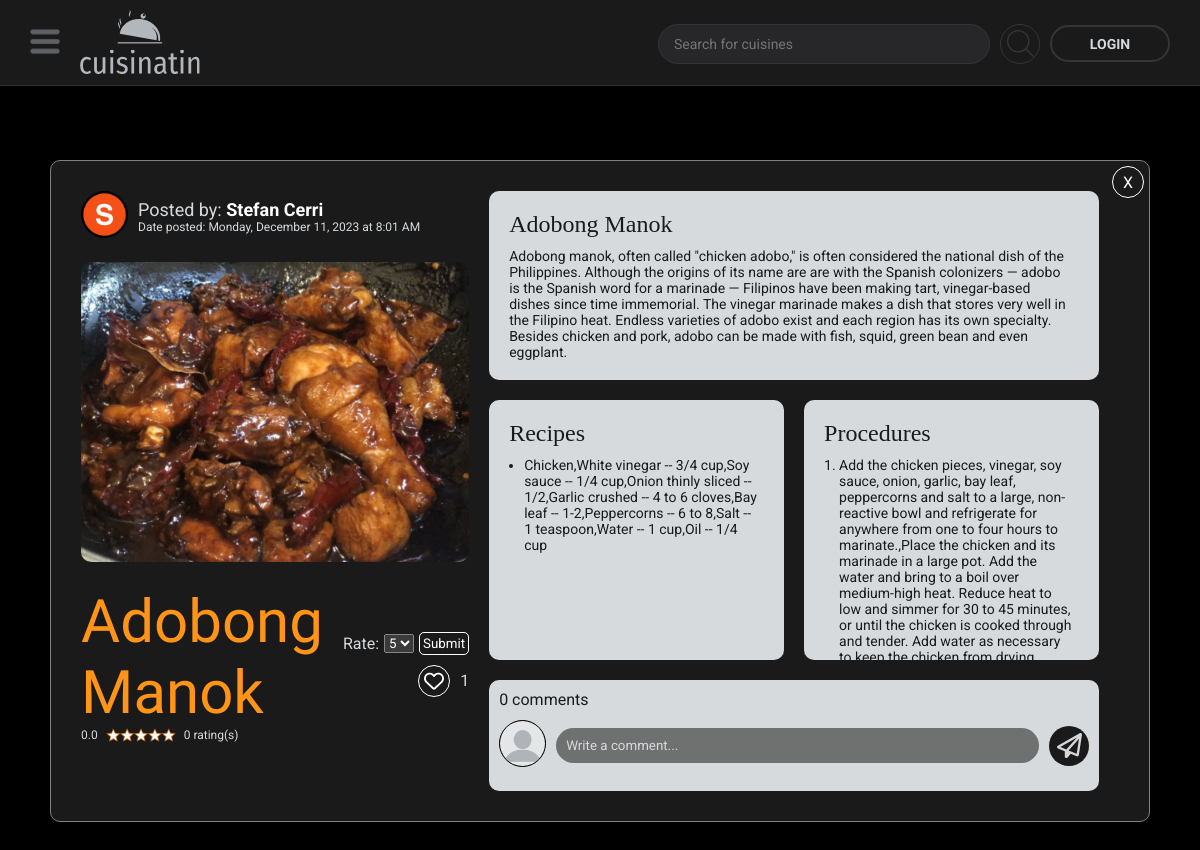
The app's page /webpages/posts.php?id=1 with its own data.
### tables this page shows
CREATE TABLE `users` (
  `user_id` int(11) NOT NULL,
  `first_name` varchar(100) NOT NULL,
  `last_name` varchar(100) NOT NULL,
  `email` varchar(150) NOT NULL,
  `password` varchar(255) NOT NULL,
  `gender` enum('Male','Female') DEFAULT NULL,
  `birthdate` date DEFAULT NULL,
  `province` varchar(255) DEFAULT NULL,
  `profile_pic` varchar(255) DEFAULT NULL,
  `about` text DEFAULT NULL,
  `sq1` enum('What was your childhood nickname?',' What is the first name of your bestfriend in high school?','In what city were you born?','What is the name of your favorite pet?','What is the name of the street where you grew up?','What is your mother''s maiden name?','What high school did you attend?','What is your date of birth?','Who is your favorite superhero?','What year did you enter college?','Set a code of your choice') NOT NULL,
  `sq2` enum('What was your childhood nickname?',' What is the first name of your bestfriend in high school?','In what city were you born?','What is the name of your favorite pet?','What is the name of the street where you grew up?','What is your mother''s maiden name?','What high school did you attend?','What is your date of birth?','Who is your favorite superhero?','What year did you enter college?','Set a code of your choice') NOT NULL,
  `sq3` enum('What was your childhood nickname?',' What is the first name of your bestfriend in high school?','In what city were you born?','What is the name of your favorite pet?','What is the name of the street where you grew up?','What is your mother''s maiden name?','What high school did you attend?','What is your date of birth?','Who is your favorite superhero?','What year did you enter college?','Set a code of your choice') NOT NULL,
  `sa1` varchar(100) NOT NULL,
  `sa2` varchar(100) NOT NULL,
  `sa3` varchar(100) NOT NULL,
  `likes` int(11) DEFAULT 0,
  `date_joined` datetime DEFAULT current_timestamp(),
  `access` enum('admin','default') DEFAULT 'default'
);

CREATE TABLE `cuisines` (
  `cuisine_id` int(11) NOT NULL,
  `author_id` int(11) NOT NULL,
  `cuisine_name` varchar(100) NOT NULL,
  `cuisine_description` text NOT NULL,
  `recipes` text NOT NULL,
  `procedures` text NOT NULL,
  `cuisine_type` enum('Filipino Main Dishes','Filipino Soups and Stews','Filipino Desserts') NOT NULL,
  `cuisine_image` varchar(255) NOT NULL,
  `likes` int(11) NOT NULL DEFAULT 0,
  `total_ratings` int(11) NOT NULL DEFAULT 0,
  `user_rate_count` int(11) NOT NULL DEFAULT 0,
  `date_posted` datetime NOT NULL DEFAULT current_timestamp()
);

### webpages/posts.php (the view, shortened to what this page needs)
<?php
  include_once ('./util/functions.php');
  $conn = connect();
  $id = $_GET['id'];
  $sql = "SELECT * FROM cuisines WHERE cuisine_id = $id";
  $cuisine = $conn->query($sql) or die($conn->error);
  $cuisineRow = $cuisine->fetch_assoc();
  $authorID = $cuisineRow ['author_id'];
  $sql2 = "SELECT * FROM users WHERE user_id = $authorID";
  $author = $conn->query($sql2) or die ($conn->error);
  $authorRow = $author->fetch_assoc();
  $recipesArray = explode('||', $cuisineRow ['recipes']);
  $proceduresArray = explode('||', $cuisineRow ['procedures']);
  $sql3 = "SELECT * FROM `comments` WHERE post_id = '$id'";
  $comments= $conn->query($sql3) or die ($conn->error);
  $commentCount = mysqli_num_rows($comments);
  $sql4 = "SELECT * FROM `ratings` WHERE post_id = '$id'";
  $ratings= $conn->query($sql4) or die ($conn->error);
  $ratingsRow = $ratings->fetch_assoc();
  $ratingsCount = $ratings->num_rows;
  $sql5 = "SELECT AVG(rating) FROM ratings WHERE post_id = '$id';";
  $query = $conn->query($sql5) or die ($conn->error);
  $aveArr = $query->fetch_assoc();
  $aveRating = $aveArr ['AVG(rating)'];
  if ($ratingsCount == 0) {
    $aveRating = 0.1;
  }
  switch ($aveRating) {
    case ($aveRating <= .25):
      $aveRating = 0;
      break;
  };
?>
<?php
  $already_rated = false;
?>
<?php
  $sql = "SELECT sum(amount) as 'total_likes' FROM likes WHERE post_id = '$id'";
  $query = $conn->query($sql) or die ($conn->error);
  $data = $query->fetch_assoc();
  $post_likes = $data ['total_likes'];
?>
<?php
  $already_liked = false;
?>
<!DOCTYPE html>
<html lang="en">
<head>
  <link rel="stylesheet" href="../styles/nav-bar.css">
  <link rel="stylesheet" href="../styles/general.css">
  <link rel="stylesheet" href="../styles/posts.css">
  <link rel="stylesheet" href="../styles/footer.css">
</head>
<body>
  <?php
    include ('./include/nav.php');
  ?>
  <main>
    <div class="main-container">
      <div class="left-container">
        <div class="author-container">
          <a href="./users.php?id=<?php echo $authorID ?>">
            <img src="../<?php echo $authorRow['profile_pic'] ?>" class="author-profile">
          </a>
          <div class="author-name-container">
            <p class="author-name">
              Posted by:
              <a href="./users.php?id=<?php echo $authorID ?>">
                <b>
                  <?php echo $authorRow ['first_name'].' '.$authorRow ['last_name'];?>
                </b>
              </a>
            </p>
            <p class="date">
              Date posted: <?php echo formatDateTime($cuisineRow ['date_posted'])?>
            </p>
          </div>
        </div>
        <div class="image-container">
          <img src="../<?php echo $cuisineRow ['cuisine_image'] ?>" class="cuisine-image js-cuisine-image">
        </div>
        <div class="bottom-side">
          <div class="bottom-side-left">
            <p class="cuisine-name">
              <?php echo $cuisineRow['cuisine_name'] ?>
            </p>
            <div class="ratings">
              <p>
                <?php echo number_format($aveRating, 1) ?>
              </p>
              <img src="../images/ratings/rating-<?php echo ($aveRating * 10); ?>.png" class="rating-image">
              <p class="user-rated">
                <?php echo $ratingsCount ?> rating(s)
              </p>
            </div>
          </div>
          <div class="bottom-side-right">
            <?php
              if ($already_rated == false) { ?>
              <form class="rating-form" action="./posts.php?id=<?php echo $id ?>" method="post">
                <label for="rating">
                  Rate:
                </label>
                <select name="rating" class="rating-select">
                </select>
                <button type="<?php if (!isset ($_SESSION ['user_id'])) {
                    echo "button";
                  } else {
                    echo "submit";
                  }?>" name="rating-submit" class="submit-rating
                  <?php if (!isset ($_SESSION ['user_id'])) {
                    echo "js-displayModal";
                  }?>">Submit
                </button>
              </form>
            <?php } else { ?>
              <p class="user-rate">
                <?php echo $ratingsRow ['rating'] ?>/5 stars
              </p>
            <?php } ?>
            <?php
              if (!$already_liked) {
            ?>
              <form class="like-form" action="./posts.php?id=<?php echo $id ?>" method="post">
                <button type="<?php if (!isset ($_SESSION ['user_id'])) {
                  echo "button";
                  } else {
                    echo "submit";
                  }?>" name="like-submit" class="like-button
                    <?php if (!isset ($_SESSION ['user_id'])) {
                      echo "js-displayModal";
                    }?>">
                    <img src="../images/heart-regular.svg" class="like" >
                </button>
                <?php echo $post_likes ?>
              </form>
            <?php } ?>
          </div>
        </div>
      </div>
      <div class="right-container">
        <div class="cuisine-desc-container">
          <p class="desc-name">
            <?php echo $cuisineRow['cuisine_name'] ?>
          </p>
          <p>
            <?php echo $cuisineRow['cuisine_description'] ?>
          </p>
        </div>
        <div class="recipe-procedure-container">
          <div class="desc-container">
            <p class="desc-name">
              Recipes
            </p>
            <ul class="recipe-list">
              <?php
                foreach ($recipesArray as $recipe) { ?>
                <li><?php echo $recipe ?></li>
              <?php } ?>
            </ul>
          </div>
          <div class="desc-container">
            <p class="desc-name">
              Procedures
            </p>
            <ol class="recipe-list">
              <?php
                foreach ($proceduresArray as $procedure) { ?>
                <li><?php echo $procedure ?></li>
              <?php } ?>
            </ol>
          </div>
        </div>
        <div class="comment-button-container">
          <div class="comment-container">
            <div class="comment-stats">
              <p class="total-comment js-total-comment">
                <?php echo $commentCount ?> comments
            </div>
            <form action="<?php $_SERVER['PHP_SELF'] ?>" method="post" class="add-comment js-add-comment">
              <?php if (isset ($_SESSION ['user_id'])) {?>
                <a href="./users.php?id=<?php echo $_SESSION ['user_id'] ?>">
                  <img src="../<?php echo $_SESSION ['profile_pic'] ?>" class="author-profile">
                </a>
              <?php } else { ?>
                <a href="./login.php">
                  <img src="../images/author-profile/default.webp" class="author-profile">
                </a>
              <?php } ?>
              <input type="text" name="comment" class="add-comment-input js-comment-input" placeholder="Write a comment...">
              <button class="add-comment-button js-add-comment" type="submit" name="submit">
                <img src="../images/paper-plane-regular.svg">
              </button>
            </form>
          </div>
        </div>
      </div>
      <a href="./feed.php">
        <div class="close-button js-history-back">
          X
        </div>
      </a>
    </div>
  </main>
</body>
</html>

### styles/general.css (style rules this page uses)
* { margin: 0; padding: 0; font-family: Roboto; }
html { scroll-behavior: smooth; }
a { text-decoration: none; color: rgb(255, 255, 255); }
body { background-color: black; padding-top: 135px; }
:root { color-scheme: dark; }
@media (max-width: 1280px) { body { padding-top: 85px; } }

### styles/posts.css (style rules this page uses)
body { padding: 20vh 50px 100px 50px; }
main { display: flex; justify-content: center; color: rgb(215, 218, 220); }
.main-container { align-items: flex-start; background-color: #1a1a1b; border: solid 1px gray; border-radius: 10px; display: flex; flex-direction: row; gap: 20px; padding: 30px; width: 95vw; max-width: 1250px; position: relative; }
.left-container { display: flex; flex-direction: column; gap: 20px; }
.author-container { align-items: center; display: flex; flex-direction: row; gap: 10px; }
.author-profile { background-color: black; border: solid 1px black; border-radius: 50%; height: 45px; width: 45px; }
.author-name { font-size: 18px; }
.date { font-size: 12px; }
.cuisine-image { border-radius: 10px; width: 100%; height: 300px; object-fit: cover; cursor: pointer; }
.bottom-side { align-items: center; display: flex; flex-direction: row; justify-content: space-between; gap: 20px; }
.bottom-side-left { align-items: flex-start; display: flex; flex-direction: column; }
.cuisine-name { color: #FF9416; font-family: 'Italiana', sans-serif; font-size: 60px; }
.bottom-side-right { align-items: flex-end; gap: 10px; display: flex; flex-direction: column; }
.like { width: 40px; height: 40px; }
.rating-form { display: flex; align-items: center; gap: 5px; }
.submit-rating { background: none; border: solid 1px white; border-radius: 5px; cursor: pointer; padding: 3px; transition: 200ms; }
.rating-select { outline: none; }
.rating-image { width: 70px; }
.like-form { display: flex; align-items: center; gap: 10px; }
.like-button { align-items: center; background: none; display: flex; border: solid 1px; border-radius: 50%; padding: 5px; cursor: pointer; }
.like-button img { width: 20px; height: 20px; filter: invert(1); }
.ratings { align-items: center; display: flex; justify-content: center; gap: 8px; }
.ratings p { font-size: 12px; }
.right-container { justify-content: center; display: flex; flex-direction: column; gap: 20px; }
.cuisine-desc-container,.desc-container { background-color: rgb(215, 218, 220); border-radius: 10px; color: #1a1a1b; display: flex; flex-direction: column; font-size: 14px; max-height: 220px; gap: 10px; padding: 20px; overflow: auto; scrollbar-gutter: stable; }
.desc-name { font-size: 24px; font-family: 'Times New Roman', Times, serif; }
.recipe-procedure-container { display: flex; flex-direction: row; gap: 20px; }
.desc-container { width: 50%; overflow: auto; scrollbar-gutter: stable; }
.recipe-list { padding-left: 15px; }
.comment-button-container { display: flex; flex-direction: column; gap: 10px; }
.total-comment { cursor: pointer; border-bottom: solid 1px rgba(0, 0, 0, 0); transition: 200ms; }
.comment-container { border-radius: 10px; color: #1a1a1b; display: flex; flex-direction: column; flex-grow: 1; gap: 10px; padding: 10px; background-color: rgb(215, 218, 220); }
.add-comment { align-items: center; display: flex; flex-direction: row; justify-content: center; gap: 10px; }
.add-comment-input { background-color: rgb(111, 113, 113); border: none; border-radius: 35px; width: 100%; outline: none; padding: 10px; }
.add-comment-input::placeholder { color: rgb(215, 218, 220); }
.add-comment-button { align-items: center; background-color: #1a1a1b; border: none; border-radius: 50%; cursor: pointer; display: flex; justify-content: center; height: 40px; width: 40px; min-width: 40px; min-height: 40px; transition: 200ms; }
.add-comment-button img { width: 25px; height: 25px; filter: invert(91%) sepia(6%) saturate(127%) hue-rotate(233deg) brightness(96%) contrast(88%); }
.close-button,.comment-close-button { align-items: center; border-radius: 50%; cursor: pointer; display: flex; justify-content: center; border: solid 1px; width: 30px; height: 30px; position: absolute; top: 5px; right: 5px; transition: 200ms; }
.comment-stats { align-items: center; display: flex; gap: 5px; }

### records on screen
users: profile_pic (picture), first_name "Stefan", last_name "Cerri"
cuisines: date_posted "Monday, December 11, 2023 at 8:01 AM", cuisine_image (picture), cuisine_name "Adobong Manok", cuisine_description "Adobong manok, often called \"chicken adobo,\" is often considered the national dish of the Philippines. Although the origins of its name are are with the Spanish colonizers — adobo is the Spanish word for a marinade — Filipinos have been making tart, vinegar-based dishes since time immemorial. The vinegar marinade makes a dish that stores very well in the Filipino heat. Endless varieties of adobo exist and each region has its own specialty. Besides chicken and pork, adobo can be made with fish, squid, green bean and even eggplant.", recipes "Chicken,White vinegar -- 3/4 cup,Soy sauce -- 1/4 cup,Onion thinly sliced -- 1/2,Garlic crushed -- 4 to 6 cloves,Bay leaf -- 1-2,Peppercorns -- 6 to 8,Salt -- 1 teaspoon,Water -- 1 cup,Oil -- 1/4 cup", procedures "Add the chicken pieces, vinegar, soy sauce, onion, garlic, bay leaf, peppercorns and salt to a large, non-reactive bowl and refrigerate for anywhere from one to four hours to marinate.,Place the chicken and its marinade in a large pot. Add the water and bring to a boil over medium-high heat. Reduce heat to low and simmer for 30 to 45 minutes, or until the chicken is cooked through and tender. Add water as necessary…"

### other values on screen
$aveRating "0.0"
$ratingsCount "0"
$post_likes "1"
$commentCount "0"
form field rating "5"
